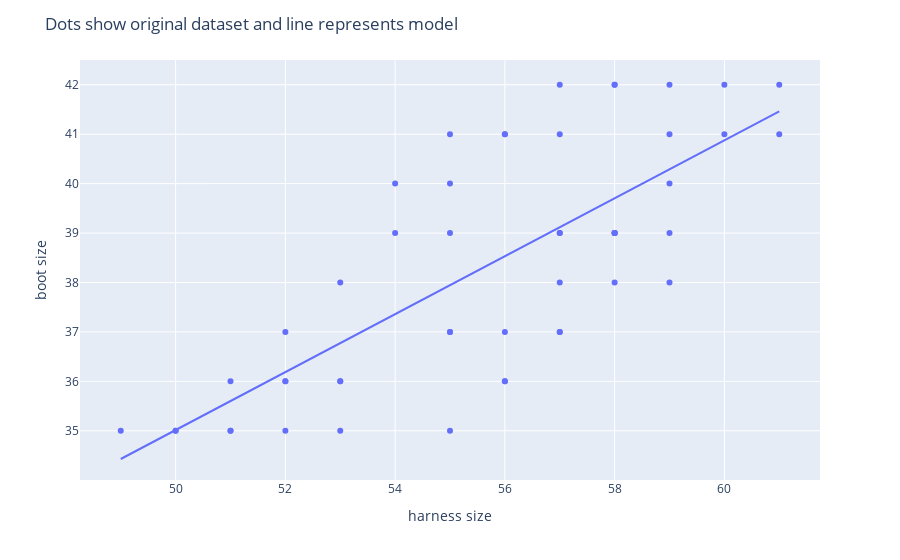

Notebook code for this chart:
### Code cell
# this cell prints the dataset with model prdecting the output of dataset
import plotly.express as px

df = px.data.tips()
fig = px.scatter(
    df, 
    x= dataset.harness_size,
    y = dataset.boot_size,
    # size = dataset.harness_size // 50,
    trendline="ols",
)


fig.update_layout(
    title="Dots show original dataset and line represents model",
    xaxis_title="harness size",
    yaxis_title="boot size"
)
fig.show()

### Figure 1 — Plotly figure (JSON) as saved in the notebook; plotly's stock layout.template omitted (floating-point values rounded to 4 significant figures)
{"data": [{"hovertemplate": "x=%{x}<br>y=%{y}<extra></extra>", "legendgroup": "", "marker": {"color": "#636efa", "symbol": "circle"}, "mode": "markers", "name": "", "orientation": "v", "showlegend": false, "type": "scatter", "x": [58, 58, 52, 58, 57, 52, 55, 53, 49, 54, 59, 56, 53, 58, 57, 58, 56, 51, 50, 59, 59, 59, 55, 50, 55, 52, 53, 54, 61, 56, 55, 60, 57, 56, 61, 58, 53, 57, 57, 55, 60, 51, 52, 56, 55, 57, 58, 57, 51, 59], "xaxis": "x", "y": [39, 38, 37, 39, 38, 35, 37, 36, 35, 40, 40, 36, 38, 39, 42, 42, 36, 36, 35, 41, 42, 38, 37, 35, 40, 36, 35, 39, 41, 37, 35, 41, 39, 41, 42, 42, 36, 37, 37, 39, 42, 35, 36, 41, 41, 41, 39, 39, 35, 39], "yaxis": "y"}, {"hovertemplate": "<b>OLS trendline</b><br>y = 0.585925 * x + 5.71911<br>R<sup>2</sup>=0.568987<br><br>x=%{x}<br>y=%{y} <b>(trend)</b><extra></extra>", "legendgroup": "", "marker": {"color": "#636efa", "symbol": "circle"}, "mode": "lines", "name": "", "showlegend": false, "type": "scatter", "x": [49, 50, 50, 51, 51, 51, 52, 52, 52, 52, 53, 53, 53, 53, 54, 54, 55, 55, 55, 55, 55, 55, 56, 56, 56, 56, 56, 57, 57, 57, 57, 57, 57, 57, 58, 58, 58, 58, 58, 58, 58, 59, 59, 59, 59, 59, 60, 60, 61, 61], "xaxis": "x", "y": [34.43, 35.02, 35.02, 35.6, 35.6, 35.6, 36.19, 36.19, 36.19, 36.19, 36.77, 36.77, 36.77, 36.77, 37.36, 37.36, 37.95, 37.95, 37.95, 37.95, 37.95, 37.95, 38.53, 38.53, 38.53, 38.53, 38.53, 39.12, 39.12, 39.12, 39.12, 39.12, 39.12, 39.12, 39.7, 39.7, 39.7, 39.7, 39.7, 39.7, 39.7, 40.29, 40.29, 40.29, 40.29, 40.29, 40.87, 40.87, 41.46, 41.46], "yaxis": "y"}], "layout": {"legend": {"tracegroupgap": 0}, "margin": {"t": 60}, "title": {"text": "Dots show original dataset and line represents model"}, "xaxis": {"anchor": "y", "domain": [0, 1], "title": {"text": "harness size"}}, "yaxis": {"anchor": "x", "domain": [0, 1], "title": {"text": "boot size"}}}}
